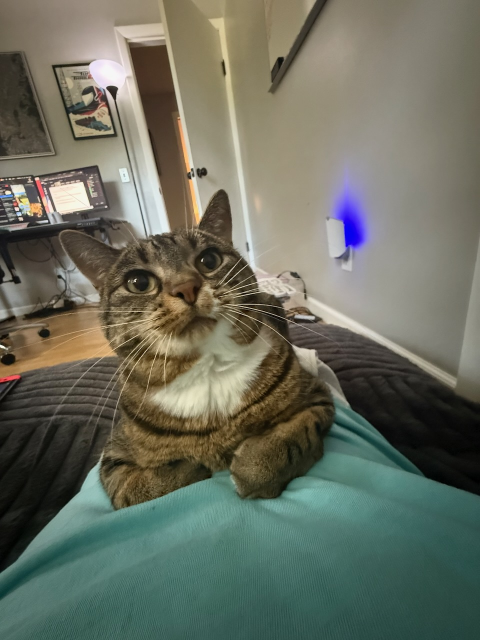
#> input picture IMG_2386.jpeg, 960 x 1280 px (shown at 1/2 size)
$ python main.py
#> lines starting #> are read from the running program, lines starting #| are printed output that depends on the picture; after the words box and inside, x2 and y2 are one past the last pixel; in counts of white or black regions, pixels touching at a corner belong together
###############################################################################
#
# Author: Isaac Ingram
#
###############################################################################
from pathlib import Path
from enum import Enum
from typing import List, Tuple
import cv2


def get_img_width_height(img) -> Tuple[int, int]:
    """
    Get the width and height of an OpenCV image
    :param img: OpenCV image object
    :return: Tuple of width and height (integers)
    """
    height, width = img.shape[:2]
    return width, height


class BoundingBox:
    """
    Represents a bounding box.

    Coordinates are written such that the top left of the image is (0,0).
    Coordinates (x,y) and width and height are all in pixels.
    """

    x: int
    y: int
    width: int
    height: int


    def __init__(self, x, y, width, height):
        self.x = x
        self.y = y
        self.width = width
        self.height = height

    def get_start_point(self) -> Tuple[int, int]:
        return self.x, self.y

    def get_end_point(self) -> Tuple[int, int]:
        return self.x + self.width, self.y + self.height


class FlipDirection(Enum):
    """
    Represents directions of a flip.
    VERTICAL = upside down
    HORIZONTAL = left-right mirror
    VERTICAL_AND_HORIZONTAL = both upside down and left-right mirror
    """
    VERTICAL = 0 # upside down
    HORIZONTAL = 1 # left-right mirror
    VERTICAL_AND_HORIZONTAL = -1 # both upside down and left-right mirror


def flip(img, bounding_boxes: List[BoundingBox], direction: FlipDirection):
    """
    Flip an image and its bounding boxes
    :param img: OpenCV image to flip
    :param bounding_boxes: List of bounding boxes to flip
    :param direction: Direction/type of flip
    :return: Tuple of (new image, list of bounding boxes)
    """
    width, height = get_img_width_height(img)
    flipped_img = cv2.flip(img, direction.value)
    for bounding_box in bounding_boxes:
        if direction == FlipDirection.VERTICAL or direction == FlipDirection.VERTICAL_AND_HORIZONTAL:
            bounding_box.y = height - bounding_box.y
        if direction == FlipDirection.HORIZONTAL or direction == FlipDirection.VERTICAL_AND_HORIZONTAL:
            bounding_box.x = width - bounding_box.x
    return flipped_img, bounding_boxes


class RotateBasicDirection(Enum):
    """
    Represents directions of a basic rotation.
    CLOCKWISE_90
    COUNTERCLOCKWISE_90
    ROTATE_180
    """
    CLOCKWISE_90 = cv2.ROTATE_90_CLOCKWISE
    COUNTERCLOCKWISE_90 = cv2.ROTATE_90_COUNTERCLOCKWISE
    ROTATE_180 = cv2.ROTATE_180


def rotate_basic(img, bounding_boxes: List[BoundingBox], direction: RotateBasicDirection):
    """
    Apply a basic rotation to an image and its bounding boxes, rotating it in 90 degree increments.
    :param img: OpenCV image to flip
    :param bounding_boxes: List of bounding boxes to flip
    :param direction: Rotation type of flip
    :return: Tuple of (new image, list of bounding boxes)
    """
    width, height = get_img_width_height(img)
    rotate_code = direction.value
    flipped_img = cv2.rotate(img, rotate_code)

    for bounding_box in bounding_boxes:
        if direction == RotateBasicDirection.CLOCKWISE_90:
            # Calculate new coordinates
            new_x = height - bounding_box.y + bounding_box.height
            new_y = width - bounding_box.x + bounding_box.width
            # Store width/height for swap
            new_bb_width = bounding_box.height
            new_bb_height = bounding_box.width
        elif direction == RotateBasicDirection.COUNTERCLOCKWISE_90:
            # Calculate new coordinates
            new_x = bounding_box.y
            new_y = bounding_box.x
            # Store width/height for swap
            new_bb_width = bounding_box.height
            new_bb_height = bounding_box.width
        else: # direction == ROTATE_180
            new_x = width - bounding_box.x - bounding_box.width
            new_y = height - bounding_box.y - bounding_box.height
            new_bb_width = bounding_box.width
            new_bb_height = bounding_box.height

        # Assign new bounding box
        bounding_box.x = new_x
        bounding_box.y = new_y
        bounding_box.height = new_bb_height
        bounding_box.width = new_bb_width

    return flipped_img, bounding_boxes


def main():
    img = cv2.imread('IMG_2386.jpeg')
#> img is the input picture: shape (1280, 960, 3); mean B, G, R 95.8, 109.6, 105.6
    bb_2386 = BoundingBox(122, 373, 550, 651)
    bb_color = (0, 0, 255)
    bb_thickness = 3


    cv2.rectangle(img, bb_2386.get_start_point(), bb_2386.get_end_point(), bb_color, bb_thickness)
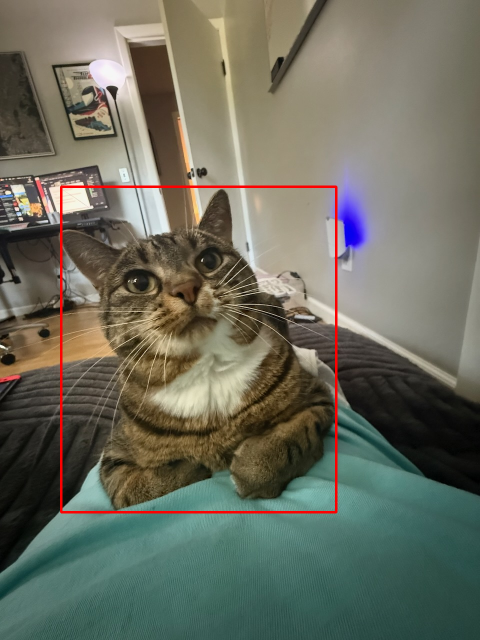
#> img: shape (1280, 960, 3) (shown at 1/2 size); 0.98% of pixels changed, all inside (x1, y1, x2, y2) = (120, 371, 675, 1027)
    cv2.imshow("Before", img)

    # img_after, bb_after = flip(img, [bb_2386], FlipDirection.VERTICAL_AND_HORIZONTAL)
    img_after, bb_after = rotate_basic(img, [bb_2386], RotateBasicDirection.CLOCKWISE_90)
#> in rotate_basic, `width, height = get_img_width_height(img)`: width = 960; height = 1280
#> in rotate_basic, `flipped_img = cv2.rotate(img, rotate_code)`:
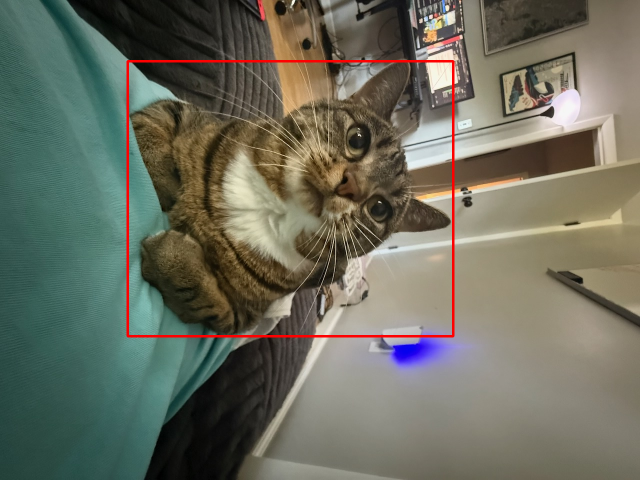
#> flipped_img: shape (960, 1280, 3) (shown at 1/2 size); mean B, G, R 94.6, 108.3, 107
#> the loop in rotate_basic, `for bounding_box in bounding_boxes:` made 1 pass
#> (new_x, new_y, bounding_box.x, bounding_box.y) on pass 1: (1558, 1388, 1558, 1388)
#> bb_after = 1 item

    cv2.rectangle(img, bb_after[0].get_start_point(), bb_after[0].get_end_point(), bb_color, bb_thickness)
    cv2.imshow("After", img_after)

    cv2.waitKey(0)
    cv2.destroyAllWindows()


    # bbox = cv2.selectROI("Select", img, fromCenter=False, showCrosshair=True)
    # x, y, w, h = bbox
    # print(f"Box coordinates: x={x}, y={y}, w={w}, h={h}")


if __name__ == '__main__':
    main()
